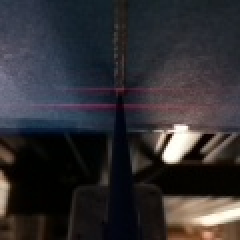
#> input picture data/Dec15_2022/test01camera0image00126.jpg, 120 x 120 px (shown 2 times larger)
$ python -i image_observation_v2.py   (imports and definitions only)   (older library calls are emulated)
#> lines starting #> are read from the running program, lines starting #| are printed output that depends on the picture
import cv2
import sys
import os
import numpy as np
from matplotlib import pyplot as plt
import time

data_folder = '/Users/william/Documents/MMINT_Research/printer_laser_sensor/data/Dec15_2022/'

testnumber = 3

frontcameranumber = 1
rearcameranumber = 0

#give indices of highest intensity pixels as integers in each column of an image
# [22 lines left out: functions get_highest_intensity_pixel_indices, image_255, make_image_bigger, not called in this run]

def get_red_channnel(image):
    red_channel = image[:,:,2]
    return red_channel

def get_green_channel(image):
    green_channel = image[:,:,1]
    return green_channel

def get_blue_channel(image):
    blue_channel = image[:,:,0]
    return blue_channel

def get_saturation_channel(image):
    saturation_channel = image[:,:,1]
    return saturation_channel

def get_value_channel(image):
    value_channel = image[:,:,2]
    return value_channel

def get_hue_channel(image):
    hue_channel = image[:,:,0]
    return hue_channel

def rotate_image_180(image):
    rotated_image = cv2.rotate(image, cv2.ROTATE_180)
    return rotated_image

def get_num_frames(folder,testnumber,cameranumber):
    num_frames = 0
    for file in os.listdir(folder):
        if file.startswith(str('test%02dcamera%dimage' % (testnumber, cameranumber))):
            num_frames += 1
    return num_frames

def convert_image_to_hsv(image):
    hsv_image = cv2.cvtColor(image, cv2.COLOR_BGR2HSV)
    return hsv_image

#get ordered list of filenames based on testnumber and cameranumber
def get_ordered_filenames(image_folder,testnumber,cameranumber):
#> further down, picture is the input picture: shape (120, 120, 3); mean B, G, R 50.1, 46.6, 48.5
    images = [img for img in os.listdir(image_folder) if img.startswith(str('test%02dcamera%dimage' % (testnumber, cameranumber)))]
    #sort images by number i.e. test01camera1image00001.jpeg, test01camera1image00002.jpeg, etc.
    images.sort(key=lambda f: int(''.join(filter(str.isdigit, f))))
    return images

front_num_frames = get_num_frames(data_folder,testnumber,frontcameranumber)

rear_num_frames = get_num_frames(data_folder,testnumber,rearcameranumber)

#focus on lower part of image based on given percentage
# [10 lines left out: functions focus_on_lower_part_percentage, focus_on_upper_part_percentage, not called in this run]

#create an array of white pixel coordinates for given binary mask
def get_white_pixel_coordinates(mask):
    white_pixel_coordinates = np.argwhere(mask)
    return white_pixel_coordinates

#focus on lower part of image based on given pixel count
# [4 lines left out: function focus_on_lower_part, not called in this run]

#edge detection
def edge_detection(image):
    edges = cv2.Canny(image,100,200)
    return edges

#crop image horizontally around center by percent
# [4 lines left out: function crop_image_horizontally, not called in this run]

#make image grayscale
def make_image_grayscale(image):
    gray_image = cv2.cvtColor(image, cv2.COLOR_BGR2GRAY)
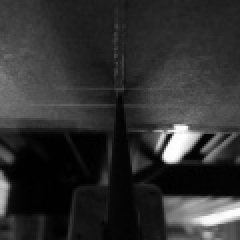
#> gray_image: shape (120, 120) (shown 2 times larger); min 0, max 254, mean 47.6
    return gray_image

#organize datapoints in numpy array based on horizontal coordinate and find the average vertical coordinate for each horizontal coordinate
# [17 lines left out: functions organize_datapoints_by_horizontal_coordinate, integrate_datapoints, not called in this run]

#sobel edge detection
def sobel_edge_detection(image):
    edgesX = cv2.Sobel(make_image_grayscale(image),cv2.CV_64F,1,0,ksize=5)
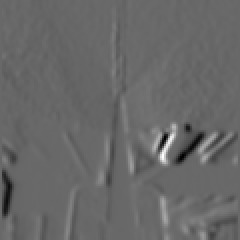
#> edgesX: shape (120, 120) float64 (shown 2 times larger); min -7247, max 10358, mean -34.1; drawn with min black and max white
    edgesY = cv2.Sobel(make_image_grayscale(image),cv2.CV_64F,0,1,ksize=5)
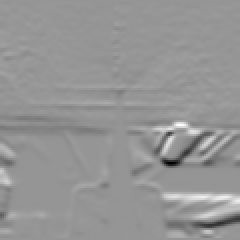
#> edgesY: shape (120, 120) float64 (shown 2 times larger); min -10307, max 7299, mean 7.6; drawn with min black and max white
    intensity = np.sqrt(np.square(edgesX) + np.square(edgesY))
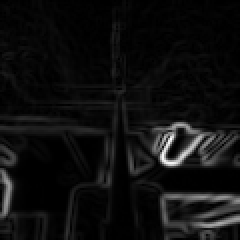
#> intensity: shape (120, 120) float64 (shown 2 times larger); min 0, max 10780.3, mean 654.6; drawn with min black and max white
    angle = np.arctan2(edgesY, edgesX)
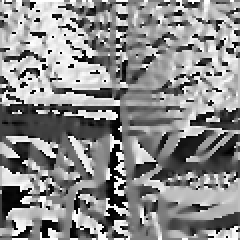
#> angle: shape (120, 120) float64 (shown 2 times larger); min -3.14, max 3.14, mean 0.277; drawn with min black and max white
    angle[angle<0] = angle[angle<0] + 3.141592653
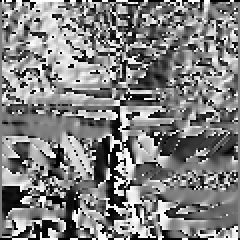
#> angle: shape (120, 120) float64 (shown 2 times larger); min 0, max 3.14, mean 1.58; drawn with min black and max white
    edges = np.zeros_like(angle)
    edges[intensity > 0.5] = 1
    edges_angle = edges*(-0.2+1.4*angle/(3.141592653))
    return edges_angle

#extract a red line from an image
# [10 lines left out: function extract_red_line, not called in this run]

def invert_image(image):
    inverted_image = 255 - image
    return inverted_image

#remove small connected areas from binary mask
# [11 lines left out: functions remove_small_connected_areas, smooth_image, not called in this run]

front_filename_list = get_ordered_filenames(data_folder,testnumber,frontcameranumber)
rear_filename_list = get_ordered_filenames(data_folder,testnumber,rearcameranumber)

front_area = np.zeros((front_num_frames, 1))
# [68 lines not run here, left out]

#iterate through the rear frames only and show each of them with a pause in between
rear_area = np.zeros((rear_num_frames, 1))
# [64 lines not run here, left out]

# [1 line that did not run here, left out]

# [10 lines not run here, left out]

>>> import cv2
>>> picture = cv2.imread('../data/Dec15_2022/test01camera0image00126.jpg')
>>> result = sobel_edge_detection(picture)
